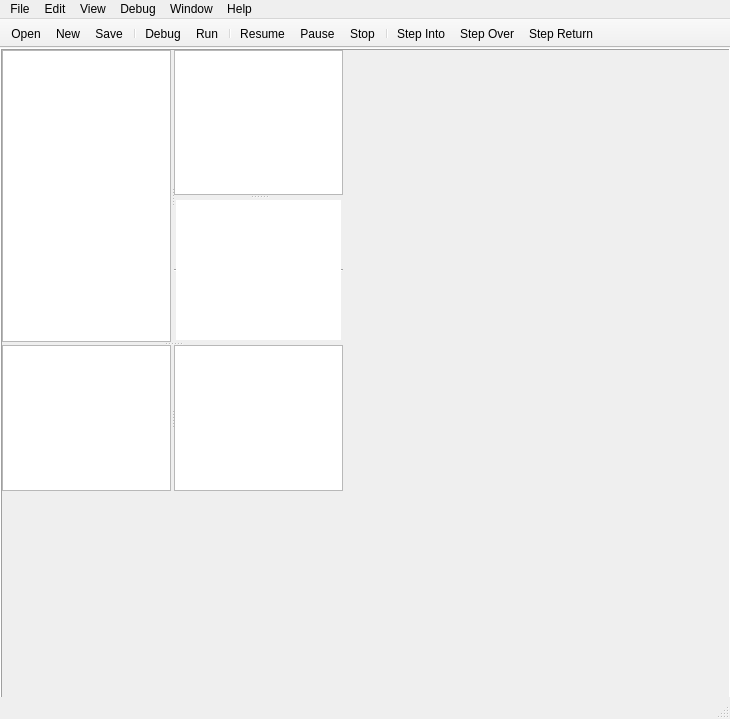
<?xml version="1.0" encoding="UTF-8"?>
<ui version="4.0">
 <class>MainWindow</class>
 <widget class="QMainWindow" name="MainWindow">
  <property name="geometry">
   <rect>
    <x>0</x>
    <y>0</y>
    <width>730</width>
    <height>719</height>
   </rect>
  </property>
  <property name="minimumSize">
   <size>
    <width>500</width>
    <height>400</height>
   </size>
  </property>
  <property name="windowTitle">
   <string>SIC/XE Studio | Assembler &amp; Debugger Suite</string>
  </property>
  <property name="windowIcon">
   <iconset resource="resources.qrc">
    <normaloff>:/images/icon.png</normaloff>:/images/icon.png</iconset>
  </property>
  <widget class="QWidget" name="centralWidget">
   <widget class="QFrame" name="asmFrame">
    <property name="geometry">
     <rect>
      <x>0</x>
      <y>0</y>
      <width>731</width>
      <height>651</height>
     </rect>
    </property>
    <property name="frameShape">
     <enum>QFrame::Box</enum>
    </property>
    <property name="frameShadow">
     <enum>QFrame::Raised</enum>
    </property>
    <widget class="QSplitter" name="mainSplitter">
     <property name="geometry">
      <rect>
       <x>2</x>
       <y>2</y>
       <width>341</width>
       <height>441</height>
      </rect>
     </property>
     <property name="orientation">
      <enum>Qt::Vertical</enum>
     </property>
     <property name="handleWidth">
      <number>3</number>
     </property>
     <widget class="QSplitter" name="codeSplitter">
      <property name="orientation">
       <enum>Qt::Horizontal</enum>
      </property>
      <property name="handleWidth">
       <number>3</number>
      </property>
      <widget class="QPlainTextEdit" name="plainTextEdit"/>
      <widget class="QSplitter" name="registersSplitter">
       <property name="orientation">
        <enum>Qt::Vertical</enum>
       </property>
       <property name="handleWidth">
        <number>3</number>
       </property>
       <widget class="QListView" name="listView"/>
       <widget class="QListWidget" name="listWidget">
        <property name="frameShape">
         <enum>QFrame::HLine</enum>
        </property>
        <property name="frameShadow">
         <enum>QFrame::Sunken</enum>
        </property>
       </widget>
      </widget>
     </widget>
     <widget class="QSplitter" name="outputSplitter">
      <property name="orientation">
       <enum>Qt::Horizontal</enum>
      </property>
      <property name="handleWidth">
       <number>3</number>
      </property>
      <widget class="QListView" name="listView_2"/>
      <widget class="QPlainTextEdit" name="plainTextEdit_2"/>
     </widget>
    </widget>
   </widget>
  </widget>
  <widget class="QMenuBar" name="menuBar">
   <property name="geometry">
    <rect>
     <x>0</x>
     <y>0</y>
     <width>730</width>
     <height>21</height>
    </rect>
   </property>
   <widget class="QMenu" name="menuFile">
    <property name="title">
     <string>File</string>
    </property>
    <widget class="QMenu" name="menuNew">
     <property name="title">
      <string>New</string>
     </property>
     <addaction name="actionAssembly_File_2"/>
    </widget>
    <widget class="QMenu" name="menuOpen">
     <property name="title">
      <string>Open</string>
     </property>
     <addaction name="separator"/>
     <addaction name="actionAssembly_File"/>
     <addaction name="actionObject_File"/>
    </widget>
    <addaction name="menuNew"/>
    <addaction name="menuOpen"/>
    <addaction name="actionQuit"/>
   </widget>
   <widget class="QMenu" name="menuEdit">
    <property name="title">
     <string>Edit</string>
    </property>
   </widget>
   <widget class="QMenu" name="menuView">
    <property name="title">
     <string>View</string>
    </property>
   </widget>
   <widget class="QMenu" name="menuDebug">
    <property name="title">
     <string>Debug</string>
    </property>
   </widget>
   <widget class="QMenu" name="menuWindow">
    <property name="title">
     <string>Window</string>
    </property>
   </widget>
   <widget class="QMenu" name="menuHelp">
    <property name="title">
     <string>Help</string>
    </property>
    <addaction name="actionUser_Manual"/>
    <addaction name="separator"/>
    <addaction name="actionAbout"/>
   </widget>
   <addaction name="menuFile"/>
   <addaction name="menuEdit"/>
   <addaction name="menuView"/>
   <addaction name="menuDebug"/>
   <addaction name="menuWindow"/>
   <addaction name="menuHelp"/>
  </widget>
  <widget class="QToolBar" name="mainToolBar">
   <property name="movable">
    <bool>false</bool>
   </property>
   <property name="allowedAreas">
    <set>Qt::TopToolBarArea</set>
   </property>
   <property name="iconSize">
    <size>
     <width>16</width>
     <height>16</height>
    </size>
   </property>
   <attribute name="toolBarArea">
    <enum>TopToolBarArea</enum>
   </attribute>
   <attribute name="toolBarBreak">
    <bool>false</bool>
   </attribute>
   <addaction name="actionOpen"/>
   <addaction name="actionNew"/>
   <addaction name="actionSave"/>
   <addaction name="separator"/>
   <addaction name="actionDebug"/>
   <addaction name="actionRun"/>
   <addaction name="separator"/>
   <addaction name="actionResume"/>
   <addaction name="actionPause"/>
   <addaction name="actionStop"/>
   <addaction name="separator"/>
   <addaction name="actionStep_Into"/>
   <addaction name="actionStep_Over"/>
   <addaction name="actionStep_Return"/>
  </widget>
  <widget class="QStatusBar" name="statusBar"/>
  <action name="actionUser_Manual">
   <property name="text">
    <string>User Manual</string>
   </property>
  </action>
  <action name="actionAbout">
   <property name="text">
    <string>About</string>
   </property>
  </action>
  <action name="actionNew_Assembly_File">
   <property name="text">
    <string>New Assembly File</string>
   </property>
  </action>
  <action name="actionAssembly_File">
   <property name="text">
    <string>Assembly File</string>
   </property>
  </action>
  <action name="actionObject_File">
   <property name="text">
    <string>Object File</string>
   </property>
  </action>
  <action name="actionQuit">
   <property name="text">
    <string>Quit</string>
   </property>
  </action>
  <action name="actionAssembly_File_2">
   <property name="text">
    <string>Assembly File</string>
   </property>
  </action>
  <action name="actionOpen">
   <property name="icon">
    <iconset resource="resources.qrc">
     <normaloff>:/images/fldr_obj.gif</normaloff>:/images/fldr_obj.gif</iconset>
   </property>
   <property name="text">
    <string>Open</string>
   </property>
  </action>
  <action name="actionNew">
   <property name="icon">
    <iconset resource="resources.qrc">
     <normaloff>:/images/new_untitled_text_file.gif</normaloff>:/images/new_untitled_text_file.gif</iconset>
   </property>
   <property name="text">
    <string>New</string>
   </property>
  </action>
  <action name="actionSave">
   <property name="icon">
    <iconset resource="resources.qrc">
     <normaloff>:/images/save_edit.gif</normaloff>:/images/save_edit.gif</iconset>
   </property>
   <property name="text">
    <string>Save</string>
   </property>
  </action>
  <action name="actionBuild">
   <property name="icon">
    <iconset resource="resources.qrc">
     <normaloff>:/images/build_exec.gif</normaloff>:/images/build_exec.gif</iconset>
   </property>
   <property name="text">
    <string>Build</string>
   </property>
  </action>
  <action name="actionDebug">
   <property name="icon">
    <iconset resource="resources.qrc">
     <normaloff>:/images/debug_exc.gif</normaloff>:/images/debug_exc.gif</iconset>
   </property>
   <property name="text">
    <string>Debug</string>
   </property>
  </action>
  <action name="actionRun">
   <property name="icon">
    <iconset resource="resources.qrc">
     <normaloff>:/images/lrun_obj.gif</normaloff>:/images/lrun_obj.gif</iconset>
   </property>
   <property name="text">
    <string>Run</string>
   </property>
  </action>
  <action name="actionResume">
   <property name="icon">
    <iconset resource="resources.qrc">
     <normaloff>:/images/resume_co.gif</normaloff>:/images/resume_co.gif</iconset>
   </property>
   <property name="text">
    <string>Resume</string>
   </property>
  </action>
  <action name="actionPause">
   <property name="icon">
    <iconset resource="resources.qrc">
     <normaloff>:/images/pause.gif</normaloff>:/images/pause.gif</iconset>
   </property>
   <property name="text">
    <string>Pause</string>
   </property>
  </action>
  <action name="actionStop">
   <property name="icon">
    <iconset resource="resources.qrc">
     <normaloff>:/images/nav_stop.gif</normaloff>:/images/nav_stop.gif</iconset>
   </property>
   <property name="text">
    <string>Stop</string>
   </property>
  </action>
  <action name="actionStep_Into">
   <property name="icon">
    <iconset resource="resources.qrc">
     <normaloff>:/images/stepinto_co.gif</normaloff>:/images/stepinto_co.gif</iconset>
   </property>
   <property name="text">
    <string>Step Into</string>
   </property>
  </action>
  <action name="actionStep_Over">
   <property name="icon">
    <iconset resource="resources.qrc">
     <normaloff>:/images/stepover_co.gif</normaloff>:/images/stepover_co.gif</iconset>
   </property>
   <property name="text">
    <string>Step Over</string>
   </property>
  </action>
  <action name="actionStep_Return">
   <property name="icon">
    <iconset resource="resources.qrc">
     <normaloff>:/images/stepreturn_co.gif</normaloff>:/images/stepreturn_co.gif</iconset>
   </property>
   <property name="text">
    <string>Step Return</string>
   </property>
  </action>
 </widget>
 <layoutdefault spacing="6" margin="11"/>
 <resources>
  <include location="resources.qrc"/>
 </resources>
 <connections/>
</ui>
